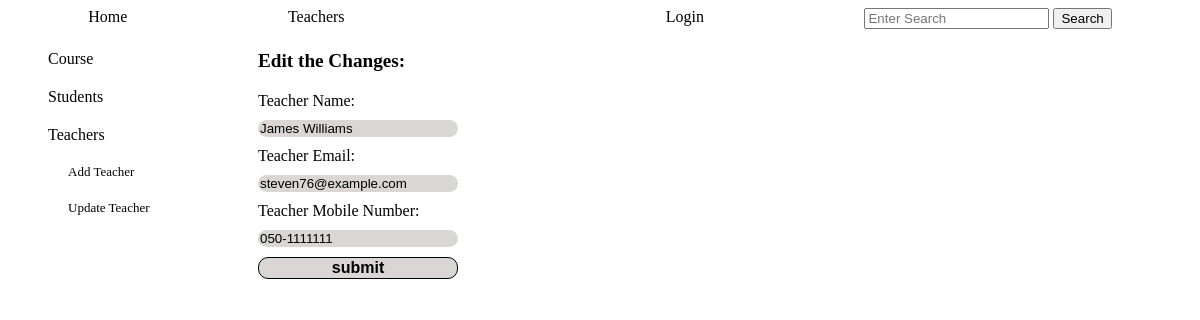
/chosen_teacher/1, run on an earlier commit of the app's database.
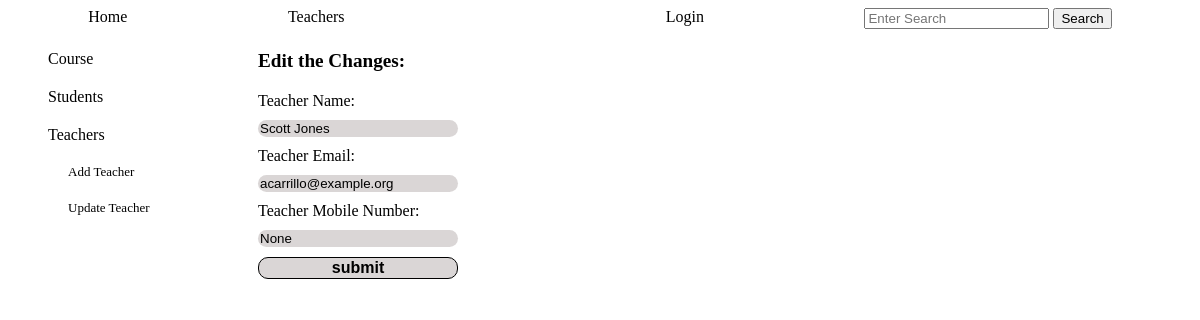
And on a later commit of the database.
### tables this page shows
CREATE TABLE teachers (
        id INTEGER PRIMARY KEY,
        name TEXT NOT NULL,
        email TEXT NOT NULL UNIQUE,
        phone TEXT
        );

### app.py (the view)
@app.route('/chosen_teacher/<teacher_id>', methods=['GET', 'POST'])
def chosen_teacher_update(teacher_id):
    log=check_log()
    admin_dict=chek_admin()
    teacher_info=crud.read_if('*',"teachers","id", teacher_id)
    teacher_object=create_teachers_objects(teacher_info)
    if request.method=='POST':
        name=request.form['name'].title()
        email=request.form['email']
        phone=request.form['phone']
        try:
            crud.update_if('teachers', 'name, email, phone', f"'{name}', '{email}', '{phone}'",'id', teacher_id)
        except:
            return render_template('update_teachers.html', log=log, admin_dict=admin_dict, title='Edit the Changes:' ,teacher_object=teacher_object, note="Email or Mobile number already exists")
        return redirect(url_for('teacher_info', teacher_id=teacher_id))
    else:
        return render_template('update_teachers.html', log=log, admin_dict=admin_dict, title='Edit the Changes:' ,teacher_object=teacher_object)

### app.py (called while the page is built)
def check_log(): #check if user is loged in or not
    log_result={}
    if "name" in session:
        link='/logout'
        log='Logout'
        log_result['link']=link
        log_result['log']=log
        return log_result
    else:
        link='/login'
        log='Login'
        log_result['link']=link
        log_result['log']=log
        return log_result

def chek_admin():#chech if user is admin or not
    if "role" in session:
        if session['role']=='admin':
            admin_dict={}
            admin_dict['id']=session['id']
            admin_dict['link']=f"/administrator/{session['id']}"
            admin_dict['word']='Administrator'
            admin_dict['hello']=f"Hello {session['name']}- what do you whant to do?"
            return admin_dict
        else:
            admin_dict=''
            return admin_dict

### crud.py (called while the page is built)
def read_if(column, table, value, condition):
    return query(f"SELECT {column} FROM {table} WHERE {value}='{condition}'")

### functions.py (called while the page is built)
def create_teachers_objects(teachers: list):
    teachers_objects=[classes.Teacher(teacher[0], teacher[1], teacher[2], teacher[3]) for teacher in teachers]
    return teachers_objects

### templates/update_teachers.html (shortened to what this page needs)
{% include "admin_nav_teachers.html" %}
    <div class="main_update_teacher" >
        <div class="main_chosen_teacher">
            <div class="title_chosen_teacher">{{title}}</div>
            <form class="info_chosen_teacher" action="" method="POST">
                {% for teacher in teacher_object %}
                Teacher Name: <input type="text" name="name" value="{{teacher.name}}" >
                Teacher Email: <input type="email" name="email" value="{{teacher.email}}"  title="example@example.com">
                Teacher Mobile Number: <input type="tel" name="phone" value="{{teacher.phone}}" title="example: 050-1234567"  pattern="[0-9]{3}-[0-9]{7}">
                <input id="submit" type="submit" value="submit">
                {% endfor %}
            </form>
        </div>
    </div>
</div>

What changed in the data, as far as the page shows it:
changed teachers: name "James Williams" → "Scott Jones"; email "steven76@example.com" → "acarrillo@example.org"; phone "050-1111111" → "None"
